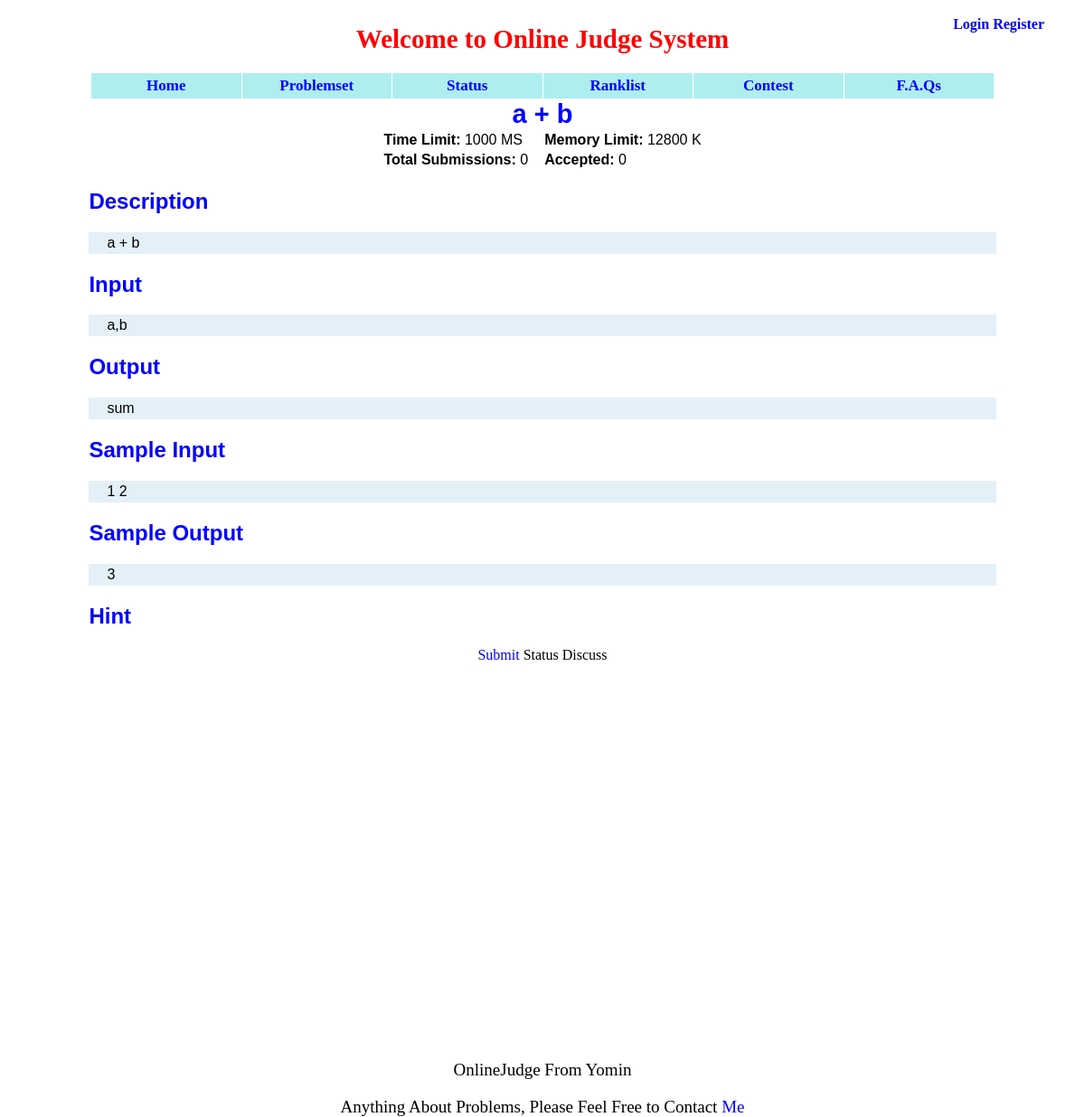
The page /showproblem/pid=1/ on the database as committed earlier.
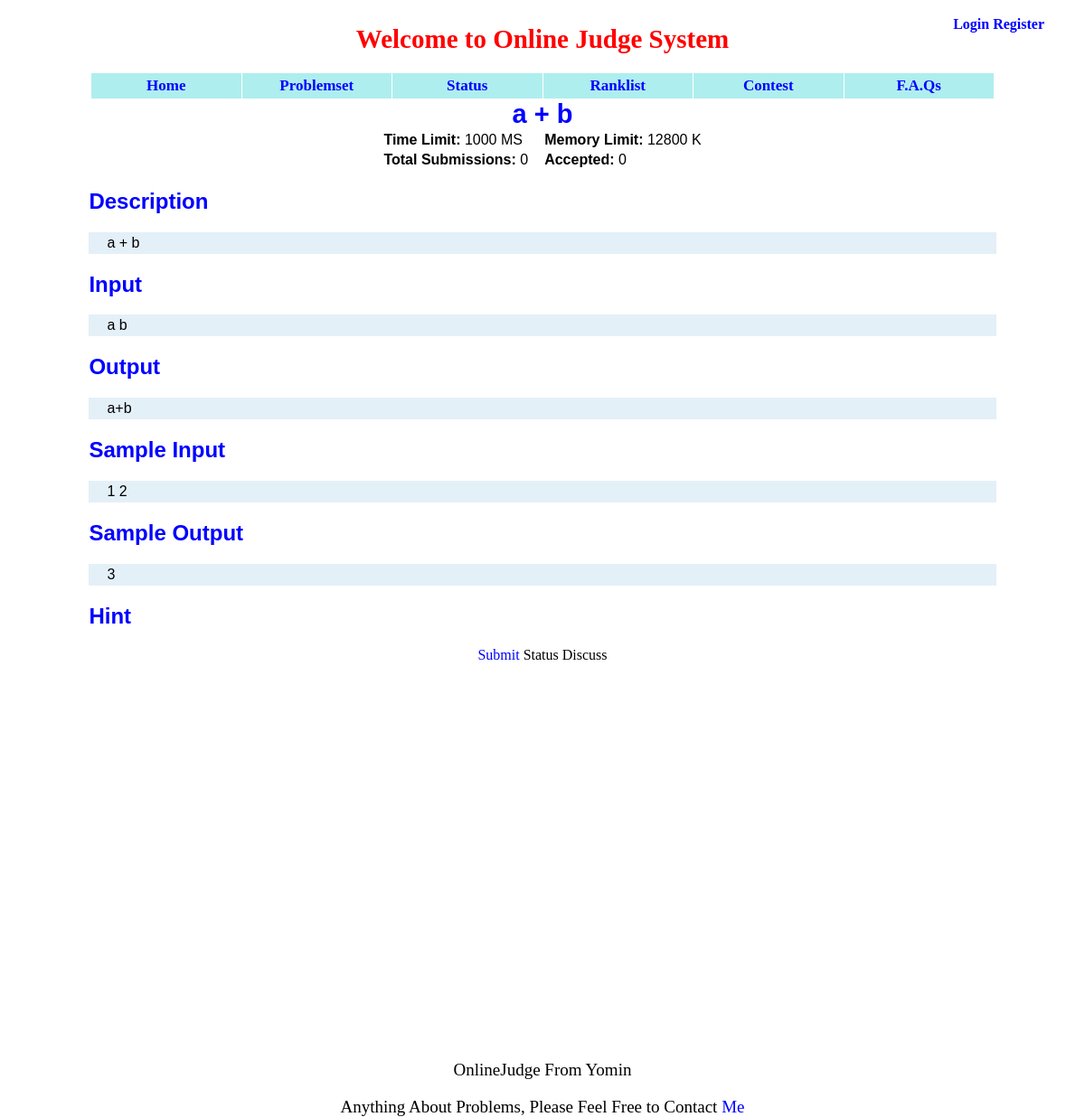
The same page on the database as committed later.
### appfile/models.py (models this page shows, shortened)
class Problem(db.Model):
    pid = db.Column(db.Integer, primary_key=True)
    title = db.Column(db.String(299))
    description = db.Column(db.Text)
    pinput = db.Column(db.Text)
    poutput = db.Column(db.Text)
    sinput = db.Column(db.Text)
    soutput = db.Column(db.Text)
    hint = db.Column(db.Text)
    time_limit = db.Column(db.Integer)
    memory_limit = db.Column(db.Integer)
    ac_count = db.Column(db.Integer, default = 0)
    submit_count = db.Column(db.Integer, default = 0)
    visable = db.Column(db.Boolean, default = True)

### appfile/views.py (the view)
@app.route('/showproblem/pid=<int:pid>/')
def show_problem(pid):
    problem = Problem.query.get(pid)
    return render_template('showproblem.html', problem=problem)

### appfile/views.py (called while the page is built)
@app.before_request
def before_request():
    g.user = current_user
    if g.user.is_authenticated():
        g.url = url_for('userinfo',userID = g.user.userID)

### appfile/templates/showproblem.html (shortened to what this page needs)
{% extends "base.html" %}
{% block content %}
<div id="problem">
     <center><span style="font-size:29px; font-weight:bold; color:blue"> {{ problem.title }} </span></center>
     <table>
         <tr>
             <td><b>Time Limit:</b> {{ problem.time_limit }} MS </td>
             <td width="10px"></td>
             <td><b>Memory Limit:</b> {{ problem.memory_limit}} K </td>
         </tr>
         <tr>
             <td><b> Total Submissions: </b> {{ problem.submit_count }} </td>
             <td width="10px"></td>
             <td><b> Accepted: </b> {{ problem.ac_count }} </td>
         </tr>
     </table>
    <h2> Description </h2>
    <div>
        {% autoescape false %}
        {{ problem.description }}
        {% endautoescape %}
    </div>
    <h2> Input </h2>
    <div>
        {% autoescape false %}
        {{ problem.pinput }}
        {% endautoescape %}
    </div>
    <h2> Output </h2>
    <div>
        {% autoescape false %}
        {{ problem.poutput }}
        {% endautoescape %}
    </div>
    <h2> Sample Input </h2>
    <div>
        {% autoescape false %}
        {{ problem.sinput }}
        {% endautoescape %}
    </div>
    <h2> Sample Output </h2>
    <div>
        {% autoescape false %}
        {{ problem.soutput }}
        {% endautoescape %}
    </div>
    <h2> Hint </h2>
</div>
<center>
    <a href={{ url_for('submit_problem', pid = problem.pid) }}> Submit </a>
    Status
    Discuss
</center>
{% endblock %}

### appfile/templates/base.html (shortened to what this page needs)
<!DOCTYPE HTML PUBLIC "-//W3C//DTD HTML 4.01 Transitional//EN"
"http://www.w3.org/TR/html4/loose.dtd">
<html>
    <head>
        <link rel="stylesheet" type="text/css" href={{ url_for('static', filename='css/style.css') }}>
    </head>
    <body>
        <div id = "wrapper">
            <div id = "head">
                <h1 class = "title">Welcome to Online Judge System</h1>
            </div>
            <div id = "profile">
                {% if g.user.is_authenticated() %}
                    <a href={{ g.url }}> {{ g.user.userID }}</a>
                    {% if g.user.is_admin %}
                        <a href="/admin/" id="admin" color="red"> Admin </a>
                    {% endif %}
                    <a href="/logout/"> Logout </a>
                {% else %}
                    <a href = "/login/"> Login </a>
                    <a href = "/register/"> Register </a>
                {% endif %}
            </div>
            <div>
                <table id = "navbar">
                    <td><a href = "/"> Home </a></td>
                    <td><a href = "/problemset/"> Problemset </a></td>
                    <td><a href = "/status/"> Status </a></td>
                    <td><a href = "/ranklist/"> Ranklist </a></td>
                    <td><a href = "/"> Contest </a></td>
                    <td><a href = "/FAQ/"> F.A.Qs </a></td>
                </table>
            </div>
            {% block content %}
            {% endblock %}
            <div id = "contact">
                <p>OnlineJudge From Yomin</p>
                Anything About Problems, Please Feel Free to Contact <a href = "mailto:yueming412@gmail.com">Me</a>
            </div>
        </div>
    </body>
</html>

### appfile/static/css/style.css (style rules this page uses)
#wrapper { position: absolute; width: 95%; left: 2.5%; }
.title { text-align: center; color: red; font-size: 29px; font-weight: bold; }
#profile { position: absolute; top: 10px; right: 15px; font-weight: bold; }
#navbar { width: 1000px; background-color: #AFEEEE; margin: 0 auto; border-collapse: collapse; font-weight: bold; }
#navbar td { text-align: center; font-size: 17px; color: black; width: 133px; border: 1px solid white; padding: 4px 7px 4px 7px; }
#contact { position: relative; top: 420px; text-align: center; font-size: 19px; }
a:link { text-decoration: none; color: blue; }
#problem { width: 88%; margin: 0 auto; font-family: Arial, Helvetica, monospace; }
#problem h2 { color: blue; }
#problem table { margin: 0 auto; }
#problem div { background: #E4F0F8; font-size: 16px; line-height: 24px; height: auto; padding: 0px 20px; }

Rows that differ between the two databases and show on the page:
changed Problem: pinput "a,b" → "a b"; poutput "sum" → "a+b"
